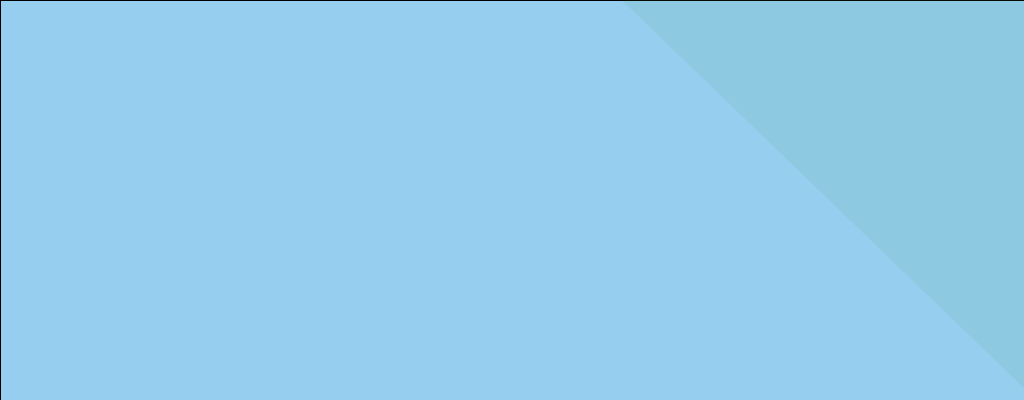
Frame 1 (no input)
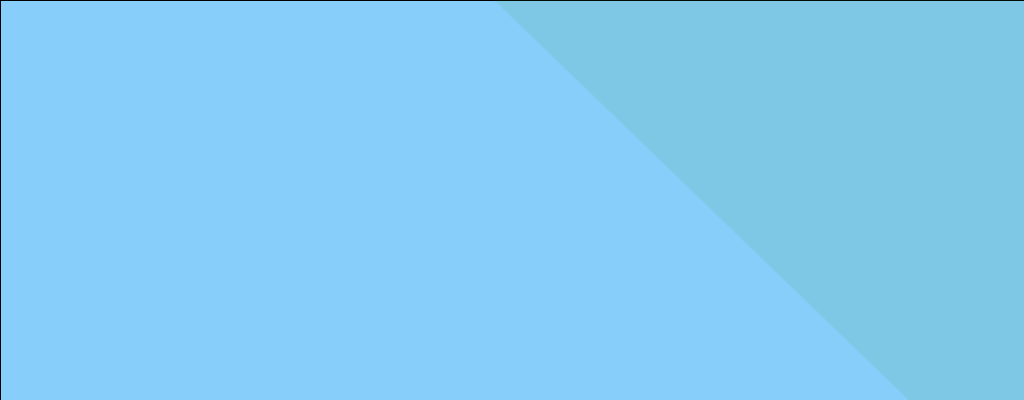
Frame 60 (the mouse pressed at the canvas centre just before this capture)
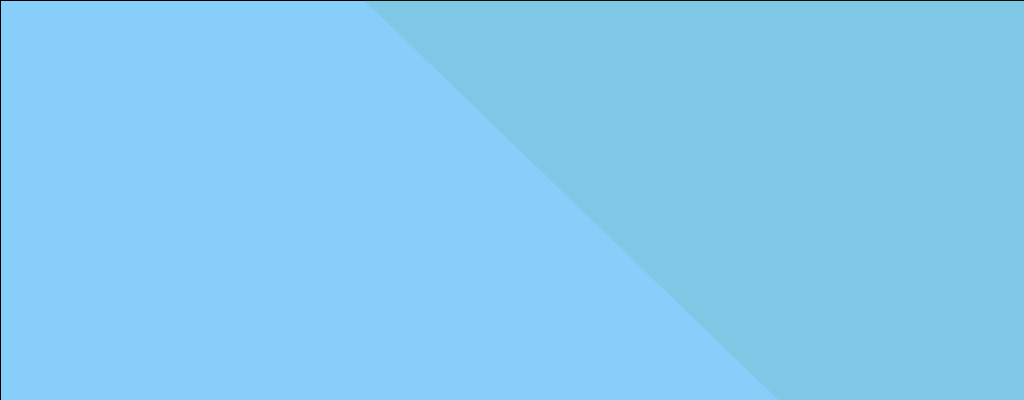
Frame 120 (the mouse held since frame 60 and released just before this capture)

The Processing sketch that drew these frames (run headless with seeded random() and noise(); from frame 60 on, the mouse is pressed at the canvas centre):

// Processing sketch: mountains
// ── mountains.pde

Mountain[] m;

void setup() {
  size(1024, 400);

  m = new Mountain[20];

  for (int i=0; i<m.length; i++) {
    m[i] = new Mountain(int(lerp(-2*height, 2*height, (i+1.0)/m.length)), 1/(i+1.0));
  }
}

void draw() {

  fill(135, 206, 250, 200);
  rect(0, 0, width, height);

  for (int i=m.length-1; i>=0; i--) {
    m[i].update();
    m[i].show();
  }
}
// ── mountain.pde

class Mountain {

  // Position and scale
  int yoff;
  float scl;

  // Landscape data (perlin noise)
  int ndata = 400;
  float step = 0.02;
  float n = 0;
  int detail = 5;
  float falloff = 0.5; 

  // Mountain shape
  PShape s;

  Mountain(int yoff, float scl) {
    this.yoff = yoff;
    this.scl = scl;

    noiseSeed(yoff);

    s = createShape();
    s.beginShape();
    s.fill(34, 139, 34, 20);
    s.noStroke();
    for (int i=0; i<=ndata; i++) {
      n += step;
      float xx = map(i, 0.0, ndata, -2*width, 2*width);
      float yy = map(noise(n), 0, 1, 0, height);
      s.vertex(xx, yy);
    }
    s.vertex(width/2, 4*height);
    s.vertex(-width/2, 4*height);
    s.endShape();
  }

  void update() {
    scl += 0.001;
    yoff += 0;
  }

  void show() {
    s.resetMatrix();
    s.translate(2*width, yoff);
    s.scale(scl);

    shape(s, 0, 0);
  }
}
